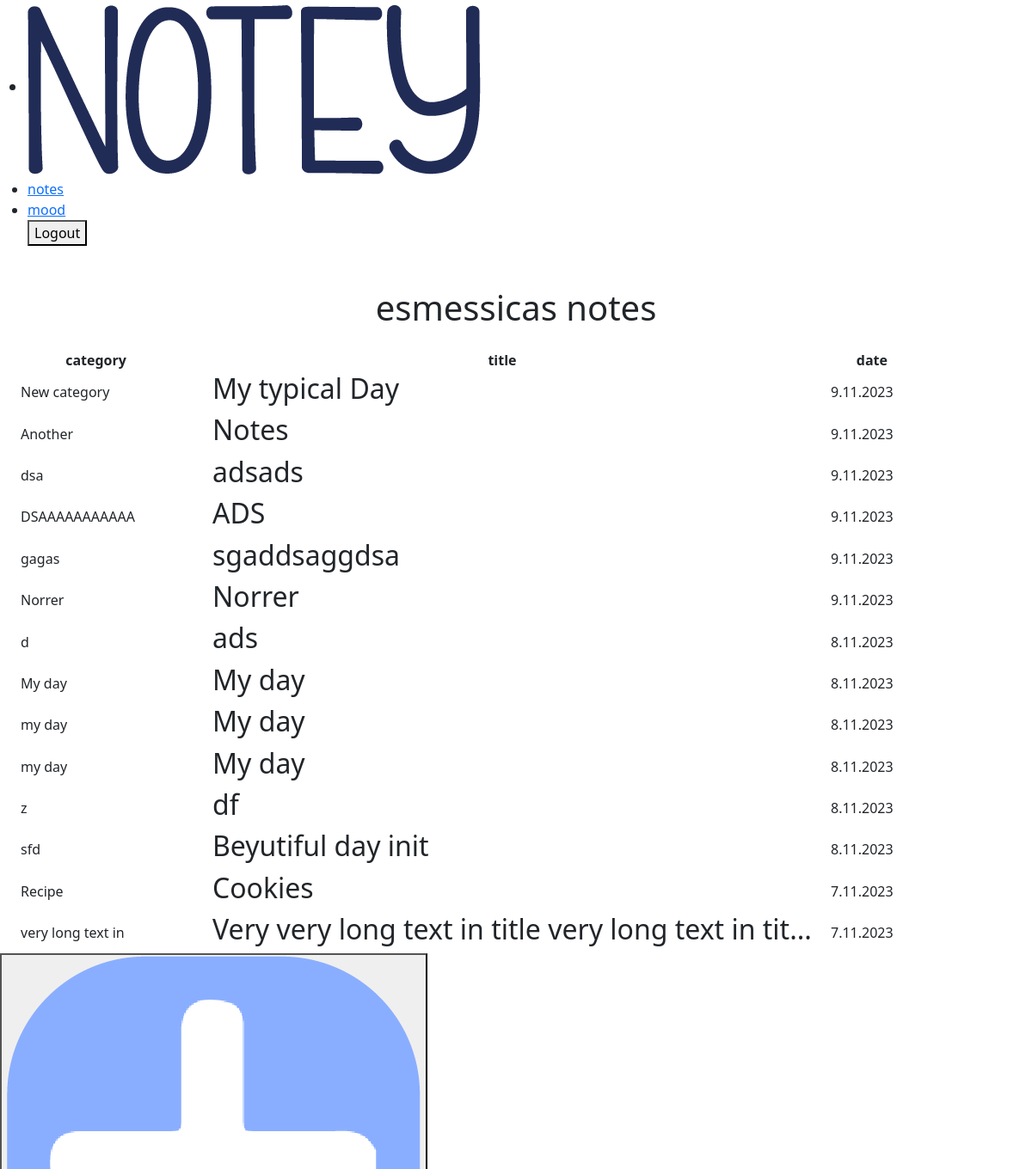
/note/ (signed in, upper part), run on an earlier commit of the app's database.
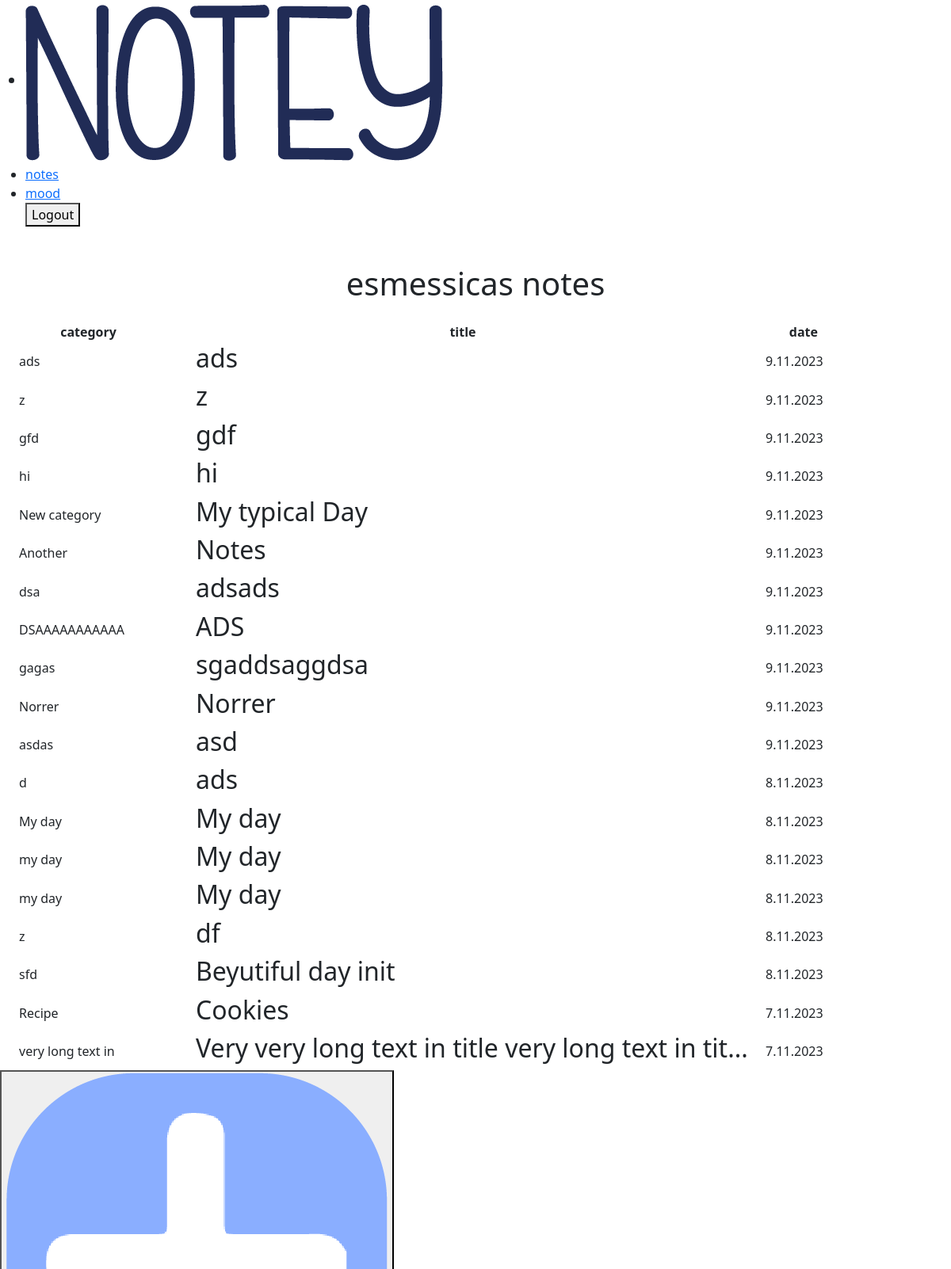
And on a later commit of the database.
### notey_app/models.py (models this page shows, shortened)
class Note(models.Model):
    create_date = models.DateTimeField(default=timezone.now)
    category = models.CharField(max_length=100)
    title = models.CharField(max_length=225)
    text = models.TextField(blank=True, null=True)
    author = models.ForeignKey(User, on_delete=models.CASCADE, null=True, blank=True)

### notey_app/views.py (the view)
# urls.py: path('note/', views.NoteListView.as_view(), name='all_notes'),
class NoteListView(LoginRequiredMixin, ListView):
    login_url = 'login/'
    redirect_field_name = 'notey_app/note_detail.html'  # redirect to detail view
    model = Note
    def get_context_data(self, **kwargs):
        context = super().get_context_data(**kwargs)
        user = self.request.user
        user_notes = Note.objects.filter(author=user)
        context['user_has_notes'] = user_notes.exists()
        return context
    def get_queryset(self):
        return Note.objects.filter(author=self.request.user).order_by('-create_date')
    """
    with get query set - set SQL query in model.
    Grab post model.all objects and filter them based on condition.
    """

### notey_app/context_processors.py (called while the page is built)
def mood_context(request):
    mood = None
    if request.user.is_authenticated:
        today_date = date.today()
        mood_record = Mood.objects.filter(author=request.user, mood_date=today_date).first()
        mood = 'mood_advice' if mood_record else 'mood'
    return {'mood': mood}

### notey_app/templates/notey_app/note_list.html (shortened to what this page needs)
{% extends "notey_app/base.html" %}
{% block body_block %}
<div class="color_text patric-font normal-text">
    <h1 class=" text-center mt-5 mb-4"> {{user.username}}s notes </h1>
    <div class="base-container">
        {% if user_has_notes %}
             <table>
                      <thead class="gray-zone text-center container">
                        <tr >
                            <th class="head-table col-md-auto">category</th>
                            <th class="head-table col-8">title</th>
                            <th class="head-table col ">date</th>
                        </tr>
                      </thead>
                    <tbody>
                     {% for n in object_list %}
                         <tr class="clickable-row" data-href="{% url 'notey_app:note_detail' pk=n.pk %}">
                            <td class="ps-4">
                                    {% if n.category|length > 20 %}
                                        {{ n.category|slice:":20"|safe|linebreaksbr  }}...
                                    {% else %}
                                        {{ n.category|safe|linebreaksbr }}
                                    {% endif %}
                             </td>
                             <td class="ps-4">
                                <h2>
                                    {% if n.title|length > 50 %}
                                        {{ n.title|slice:"50"|safe|linebreaksbr  }}...
                                    {% else %}
                                        {{ n.title|safe|linebreaksbr }}
                                    {% endif %}
                                </h2>
                             </td>
                              <td class="text-center pe-4">
                                {{ n.create_date|date:"j.n.Y" }}
                              </td>
                         </tr>
                     </tbody>
                    {% endfor %}
             </table>
        <div>
            <button class="add-small">
                <a href="{% url 'notey_app:create_note' %}">
                    <img class="add-small" src="/static/icons/add-blue.png" alt="add new note">
                </a>
            </button>
        </div>
    </div>
    {% else %}
        <p> You don't have any notes yet! </p>
    {% endif %}
</div>
{% endblock %}

### notey_app/templates/notey_app/base.html (shortened to what this page needs)
<!DOCTYPE html>
{% load static %}
<html lang="en">
<head>
    <link rel="stylesheet" href="//cdn.jsdelivr.net/npm/medium-editor@latest/dist/css/medium-editor.min.css" type="text/css" media="screen" charset="utf-8">
    <link rel="stylesheet" type="text/css" href="{% static 'css/style-mobile.css'%}">
    <link href="https://cdn.jsdelivr.net/npm/bootstrap@5.0.2/dist/css/bootstrap.min.css" rel="stylesheet"
>
</head>
<body>
<div>
    <nav>
        <ul>
            <li class="navbar-brand"><a href="{% url 'index' %}"> <img class="logo_nav" src="{% static 'icons/notey.png' %}" alt="Notey"></a></li>
                {% if user.is_authenticated %}
                    <li><a href="{% url 'notey_app:notes' %}">notes</a></li>
                    {% if mood == 'mood_advice' %}
                        <li><a href="{% url 'notey_app:mood_advice' %}">mood advice</a> </li>
                    {% else %}
                        <li><a href="{% url 'notey_app:mood' %}"> mood</a> </li>
                    {% endif %}
                        <form method="post" action="{% url 'logout' %}">
                          <button type="submit">Logout</button>
                        </form>
                {% else %}
                    <li><a href="{% url 'notey_app:about' %}">about</a></li>
                    <li><a href="{% url 'login' %}">login</a></li>
                {% endif %}
        </ul>
    </nav>
    <div class="purple-body color_text">
        {% block body_block %}
        {% endblock %}
    </div>
</body>
</html>

What changed in the data, as far as the page shows it:
added Note: category "ads", title "ads", create_date "9.11.2023"
added Note: category "z", title "z", create_date "9.11.2023"
added Note: category "gfd", title "gdf", create_date "9.11.2023"
added Note: category "hi", title "hi", create_date "9.11.2023"
added Note: category "asdas", title "asd", create_date "9.11.2023"
